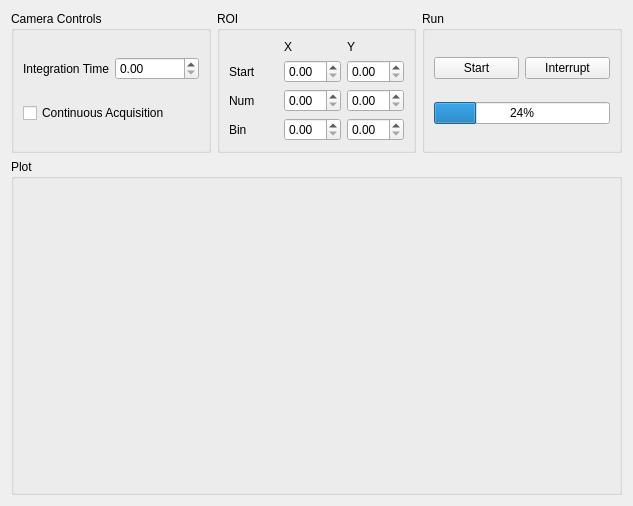
<?xml version="1.0" encoding="UTF-8"?>
<ui version="4.0">
 <class>Form</class>
 <widget class="QWidget" name="Form">
  <property name="geometry">
   <rect>
    <x>0</x>
    <y>0</y>
    <width>633</width>
    <height>506</height>
   </rect>
  </property>
  <property name="windowTitle">
   <string>Form</string>
  </property>
  <layout class="QGridLayout" name="gridLayout_2" rowstretch="0,1">
   <item row="1" column="0" colspan="3">
    <widget class="QGroupBox" name="plot_groupBox">
     <property name="title">
      <string>Plot</string>
     </property>
     <layout class="QVBoxLayout" name="verticalLayout"/>
    </widget>
   </item>
   <item row="0" column="2">
    <widget class="QGroupBox" name="groupBox_4">
     <property name="title">
      <string>Run</string>
     </property>
     <layout class="QGridLayout" name="gridLayout_3">
      <item row="0" column="0">
       <widget class="QPushButton" name="start_pushButton">
        <property name="text">
         <string>Start</string>
        </property>
       </widget>
      </item>
      <item row="0" column="1">
       <widget class="QPushButton" name="interrupt_pushButton">
        <property name="text">
         <string>Interrupt</string>
        </property>
       </widget>
      </item>
      <item row="1" column="0" colspan="2">
       <widget class="QProgressBar" name="progressBar">
        <property name="value">
         <number>24</number>
        </property>
       </widget>
      </item>
     </layout>
    </widget>
   </item>
   <item row="0" column="1">
    <widget class="QGroupBox" name="groupBox_2">
     <property name="title">
      <string>ROI</string>
     </property>
     <layout class="QGridLayout" name="gridLayout" columnstretch="0,0,0">
      <item row="2" column="2">
       <widget class="QDoubleSpinBox" name="numy_doubleSpinBox"/>
      </item>
      <item row="3" column="2">
       <widget class="QDoubleSpinBox" name="biny_doubleSpinBox"/>
      </item>
      <item row="0" column="2">
       <widget class="QLabel" name="label_2">
        <property name="text">
         <string>Y</string>
        </property>
       </widget>
      </item>
      <item row="1" column="2">
       <widget class="QDoubleSpinBox" name="starty_doubleSpinBox"/>
      </item>
      <item row="3" column="0">
       <widget class="QLabel" name="label_5">
        <property name="text">
         <string>Bin</string>
        </property>
       </widget>
      </item>
      <item row="2" column="0">
       <widget class="QLabel" name="label_4">
        <property name="text">
         <string>Num</string>
        </property>
       </widget>
      </item>
      <item row="0" column="1">
       <widget class="QLabel" name="label">
        <property name="text">
         <string>X</string>
        </property>
       </widget>
      </item>
      <item row="2" column="1">
       <widget class="QDoubleSpinBox" name="numx_doubleSpinBox"/>
      </item>
      <item row="3" column="1">
       <widget class="QDoubleSpinBox" name="binx_doubleSpinBox"/>
      </item>
      <item row="1" column="1">
       <widget class="QDoubleSpinBox" name="startx_doubleSpinBox"/>
      </item>
      <item row="1" column="0">
       <widget class="QLabel" name="label_3">
        <property name="text">
         <string>Start</string>
        </property>
       </widget>
      </item>
     </layout>
    </widget>
   </item>
   <item row="0" column="0">
    <widget class="QGroupBox" name="groupBox">
     <property name="title">
      <string>Camera Controls</string>
     </property>
     <layout class="QGridLayout" name="gridLayout_4">
      <item row="0" column="1">
       <widget class="QDoubleSpinBox" name="exp_time_doubleSpinBox"/>
      </item>
      <item row="0" column="0">
       <widget class="QLabel" name="label_6">
        <property name="text">
         <string>Integration Time</string>
        </property>
       </widget>
      </item>
      <item row="1" column="0" colspan="2">
       <widget class="QCheckBox" name="continuous_checkBox">
        <property name="text">
         <string>Continuous Acquisition</string>
        </property>
       </widget>
      </item>
     </layout>
    </widget>
   </item>
  </layout>
 </widget>
 <resources/>
 <connections/>
</ui>
